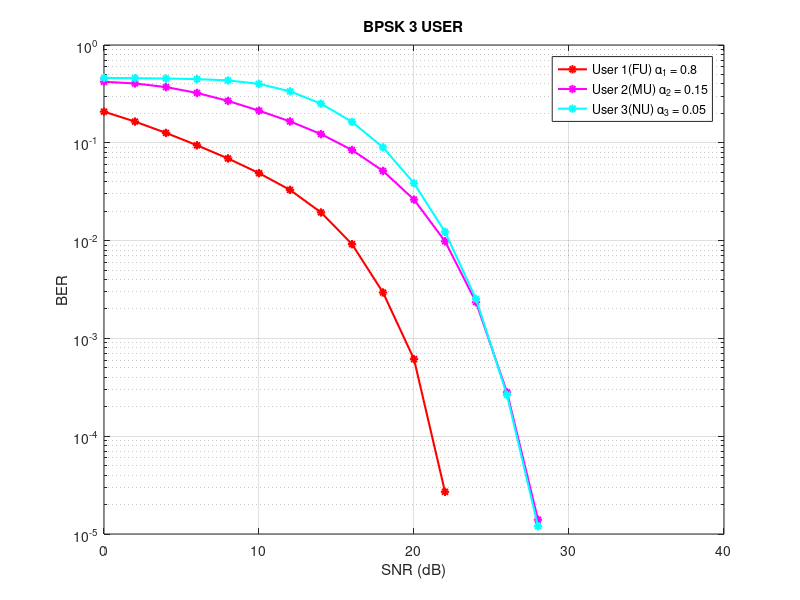

This figure's MATLAB source:
clc; clear variables; close all;

N = 10^6; %Number of monte carlo simulations
SNR = 0:2:40; %SNR range in dB
snr = db2pow(SNR); %SNR range in linear scale

%Generate random data bits for transmission
x1 = randi([0 1],1,N); %Data bits of user 1
x2 = randi([0 1],1,N); %Data bits of user 2
x3 = randi([0 1],1,N); %Data bits of user 3

%Do BPSK modulation of data
xmod1 = 2*x1 - 1;
xmod2 = 2*x2 - 1;
xmod3 = 2*x3 - 1;

%Set power weights for users
a1 = 0.8; a2 = 0.15; a3 = 0.05;

%Do superposition coding
x = sqrt(a1)*xmod1 + sqrt(a2)*xmod2 + sqrt(a3)*xmod3;

%Add AWGN to x (Transmit x through an AWGN channel)
for u = 1:length(snr)
y1 = awgn(x,SNR(u),'measured'); %Received signal at user 1 corrupted by AWGN
y2 = awgn(x,SNR(u),'measured'); %Received signal at user 2 corrupted by AWGN
y3 = awgn(x,SNR(u),'measured'); %Received signal at user 3 corrupted by AWGN

%AT USER 1
%Direct decoding of x from y1
x1_hat = ones(1,N); %just a buffer
x1_hat(y1 < 0) = 0;

%AT USER 2
%Direct decoding of x from y2
x11_est = ones(1,N); %just a buffer
x11_est(y2 < 0) = 0; %Estimate user 1's signal first
x11_est(x11_est == 0) = -1; %Remodulate user 1's signal
%Subtract remodulated x11_est component from y2
rem2 = y2 - sqrt(a1)*x11_est;

%Decode x2 from rem
x2_hat = zeros(1,N);
x2_hat(rem2>0) = 1;



%AT USER 3
%Direct decoding of x from y3
x11_est2 = ones(1,N); %just a buffer
x11_est2(y3 < 0) = 0; %Estimate user 1's signal first
x11_est2(x11_est2 == 0) = -1; %Remodulate user 1's signal
%Subtract remodulated x11_est2 component from y3
rem22 = y3 - sqrt(a1)*x11_est2;


x11_est3 = ones(1,N); %just a buffer
x11_est3(rem22 < 0) = 0; %Estimate user 2's signal first
x11_est3(x11_est3 == 0) = -1; %Remodulate user 2's signal
%Subtract remodulated x11_est3 component from rem22
rem3 = rem22 - sqrt(a2)*x11_est3;

%Decode x2 from rem
x3_hat = zeros(1,N);
x3_hat(rem3>0) = 1;

%Estimate BER
ber1(u) = biterr(x1,x1_hat)/N;
ber2(u) = biterr(x2,x2_hat)/N;
ber3(u) = biterr(x3,x3_hat)/N;
end

%plot BER curves
semilogy(SNR, ber1, '-r*','linewidth', 1.5); hold on;
semilogy(SNR, ber2,'-m*', 'linewidth', 1.5);
semilogy(SNR, ber3,'-c*', 'linewidth', 1.5);grid on;
legend('User 1(FU) \alpha_1 = 0.8','User 2(MU) \alpha_2 = 0.15','User 3(NU) \alpha_3 = 0.05');
xlabel('SNR (dB)');
ylabel('BER');
title('BPSK 3 USER');